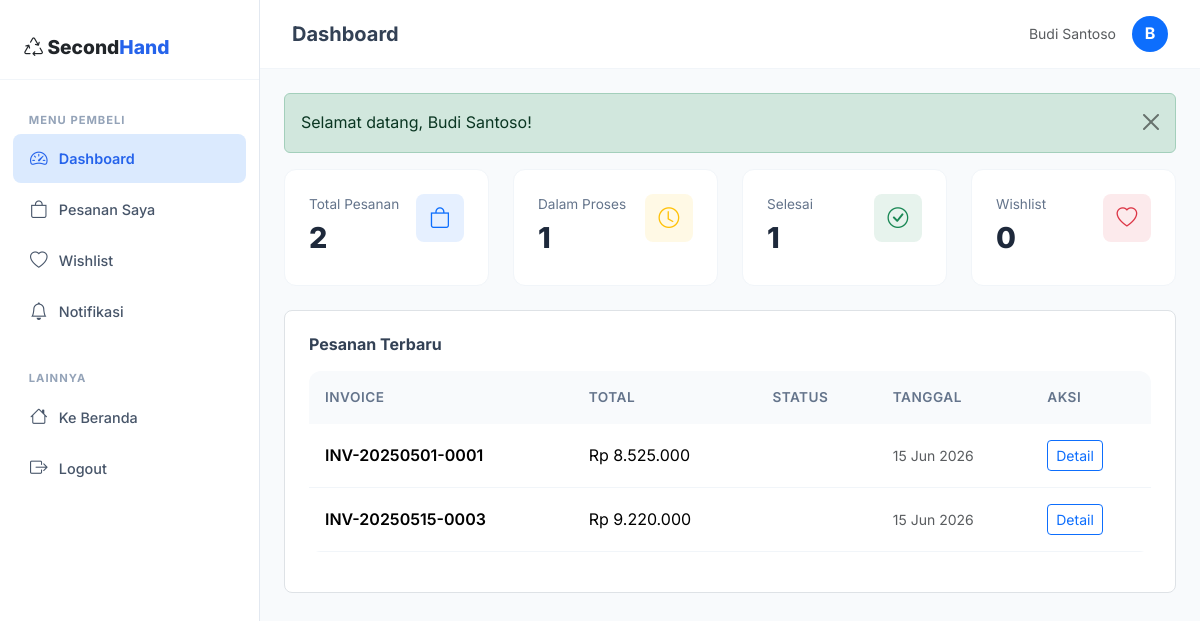
Page /index.php?page=buyer_dashboard (signed in) on the committed database.
### tables this page shows
CREATE TABLE `orders` (
  `id` INT(11) NOT NULL AUTO_INCREMENT,
  `invoice_number` VARCHAR(50) NOT NULL UNIQUE,
  `buyer_id` INT(11) NOT NULL,
  `total_amount` DECIMAL(15,2) NOT NULL,
  `shipping_cost` DECIMAL(15,2) NOT NULL DEFAULT 0,
  `shipping_address` TEXT NOT NULL,
  `shipping_method` VARCHAR(50) DEFAULT 'reguler',
  `status` ENUM('pending','confirmed','processing','shipped','delivered','completed','cancelled') NOT NULL DEFAULT 'pending',
  `tracking_number` VARCHAR(100) DEFAULT NULL,
  `notes` TEXT DEFAULT NULL,
  `created_at` TIMESTAMP DEFAULT CURRENT_TIMESTAMP,
  `updated_at` TIMESTAMP DEFAULT CURRENT_TIMESTAMP ON UPDATE CURRENT_TIMESTAMP,
  PRIMARY KEY (`id`),
  KEY `fk_order_buyer` (`buyer_id`),
  CONSTRAINT `fk_order_buyer` FOREIGN KEY (`buyer_id`) REFERENCES `users`(`id`) ON DELETE CASCADE
);

### src/config/helpers.php (called while the page is built, shortened)
<?php
function e($string) {
    return htmlspecialchars($string ?? '', ENT_QUOTES, 'UTF-8');
}
function formatRupiah($amount) {
    return 'Rp ' . number_format($amount, 0, ',', '.');
}

### src/views/buyer/dashboard.php (the view, shortened to what this page needs)
<?php
$db = getDB();
$userId = $_SESSION['user_id'];
$totalOrders = $db->prepare("SELECT COUNT(*) FROM orders WHERE buyer_id = ?"); $totalOrders->execute([$userId]); $totalOrders = $totalOrders->fetchColumn();
$pendingOrders = $db->prepare("SELECT COUNT(*) FROM orders WHERE buyer_id = ? AND status IN ('pending','confirmed','processing')"); $pendingOrders->execute([$userId]); $pendingOrders = $pendingOrders->fetchColumn();
$completedOrders = $db->prepare("SELECT COUNT(*) FROM orders WHERE buyer_id = ? AND status = 'completed'"); $completedOrders->execute([$userId]); $completedOrders = $completedOrders->fetchColumn();
$wishlistCount = $db->prepare("SELECT COUNT(*) FROM wishlist WHERE user_id = ?"); $wishlistCount->execute([$userId]); $wishlistCount = $wishlistCount->fetchColumn();
$recentOrders = $db->prepare("SELECT * FROM orders WHERE buyer_id = ? ORDER BY created_at DESC LIMIT 5"); $recentOrders->execute([$userId]); $recentOrders = $recentOrders->fetchAll();
?>
<div class="row g-4 mb-4">
    <div class="col-md-3 col-6">
        <div class="stat-card">
            <div class="d-flex justify-content-between align-items-start">
                <div><div class="stat-label">Total Pesanan</div><div class="stat-value"><?= $totalOrders ?></div></div>
                <div class="stat-icon bg-primary bg-opacity-10 text-primary"><i class="bi bi-bag"></i></div>
            </div>
        </div>
    </div>
    <div class="col-md-3 col-6">
        <div class="stat-card">
            <div class="d-flex justify-content-between align-items-start">
                <div><div class="stat-label">Dalam Proses</div><div class="stat-value"><?= $pendingOrders ?></div></div>
                <div class="stat-icon bg-warning bg-opacity-10 text-warning"><i class="bi bi-clock"></i></div>
            </div>
        </div>
    </div>
    <div class="col-md-3 col-6">
        <div class="stat-card">
            <div class="d-flex justify-content-between align-items-start">
                <div><div class="stat-label">Selesai</div><div class="stat-value"><?= $completedOrders ?></div></div>
                <div class="stat-icon bg-success bg-opacity-10 text-success"><i class="bi bi-check-circle"></i></div>
            </div>
        </div>
    </div>
    <div class="col-md-3 col-6">
        <div class="stat-card">
            <div class="d-flex justify-content-between align-items-start">
                <div><div class="stat-label">Wishlist</div><div class="stat-value"><?= $wishlistCount ?></div></div>
                <div class="stat-icon bg-danger bg-opacity-10 text-danger"><i class="bi bi-heart"></i></div>
            </div>
        </div>
    </div>
</div>
<div class="bg-white rounded-3 border p-4">
    <h6 class="fw-bold mb-3">Pesanan Terbaru</h6>
    <?php if (empty($recentOrders)): ?>
    <p class="text-muted text-center py-3">Belum ada pesanan.</p>
    <?php else: ?>
    <div class="table-responsive">
        <table class="table table-custom">
            <thead><tr><th>Invoice</th><th>Total</th><th>Status</th><th>Tanggal</th><th>Aksi</th></tr></thead>
            <tbody>
            <?php foreach ($recentOrders as $o): ?>
            <tr>
                <td class="fw-semibold"><?= e($o['invoice_number']) ?></td>
                <td><?= formatRupiah($o['total_amount'] + $o['shipping_cost']) ?></td>
                <td><?= orderStatusLabel($o['status']) ?></td>
                <td class="small text-muted"><?= date('d M Y', strtotime($o['created_at'])) ?></td>
                <td><a href="<?= BASE_URL ?>/index.php?page=order_tracking&order_id=<?= $o['id'] ?>" class="btn btn-sm btn-outline-primary">Detail</a></td>
            </tr>
            <?php endforeach; ?>
            </tbody>
        </table>
    </div>
    <?php endif; ?>
</div>

### src/assets/css/style.css (style rules this page uses)
:root { --primary: #2563eb; --primary-dark: #1d4ed8; --primary-light: #dbeafe; --secondary: #1e293b; --accent: #0ea5e9; --success: #10b981; --warning: #f59e0b; --danger: #ef4444; --dark: #0f172a; --gray-900: #1e293b; --gray-800: #334155; --gray-700: #475569; --gray-600: #64748b; --gray-500: #94a3b8; --gray-400: #cbd5e1; --gray-300: #e2e8f0; --gray-200: #f1f5f9; --gray-100: #f8fafc; --white: #ffffff; --shadow-sm: 0 1px 2px rgba(0, 0, 0, 0.05); --shadow: 0 1px 3px rgba(0, 0, 0, 0.1), 0 1px 2px rgba(0, 0, 0, 0.06); --shadow-md: 0 4px 6px -1px rgba(0, 0, 0, 0.1), 0 2px 4px -1px rgba(0, 0, 0, 0.06); --shadow-lg: 0 10px 15px -3px rgba(0, 0, 0, 0.1), 0 4px 6px -2px rgba(0, 0, 0, 0.05); --shadow-xl: 0 20px 25px -5px rgba(0, 0, 0, 0.1), 0 10px 10px -5px rgba(0, 0, 0, 0.04); --radius: 12px; --radius-sm: 8px; --radius-lg: 16px; --transition: all 0.3s cubic-bezier(0.4, 0, 0.2, 1); }
*, *::before, *::after { box-sizing: border-box; }
body { font-family: 'Inter', sans-serif; background-color: var(--gray-100); color: var(--gray-800); line-height: 1.6; -webkit-font-smoothing: antialiased; }
a { text-decoration: none; color: var(--primary); transition: var(--transition); }
.stat-card { background: var(--white); border-radius: var(--radius); padding: 1.5rem; border: 1px solid var(--gray-200); transition: var(--transition); }
.stat-card .stat-icon { width: 48px; height: 48px; border-radius: var(--radius-sm); display: flex; align-items: center; justify-content: center; font-size: 1.3rem; }
.stat-card .stat-value { font-size: 1.8rem; font-weight: 800; color: var(--gray-900); }
.stat-card .stat-label { font-size: 0.85rem; color: var(--gray-600); }
.table-custom { border-radius: var(--radius); overflow: hidden; }
.table-custom thead th { background: var(--gray-100); font-weight: 600; font-size: 0.85rem; text-transform: uppercase; letter-spacing: 0.5px; color: var(--gray-600); border: none; padding: 1rem; }
.table-custom tbody td { padding: 1rem; vertical-align: middle; border-color: var(--gray-200); }

### rows in the picture
orders: invoice_number "INV-20250501-0001", formatRupiah($o['total_amount'] + $o['shipping_cost']) "Rp 8.525.000", created_at "15 Jun 2026"
orders: invoice_number "INV-20250515-0003", formatRupiah($o['total_amount'] + $o['shipping_cost']) "Rp 9.220.000", created_at "15 Jun 2026"

### other values in the picture
$dashboardTitle "Dashboard"
$_SESSION['name'] "Budi Santoso"
substr($_SESSION['name'] ?? 'U', 0, 1) "B"
$flash['message'] "Selamat datang, Budi Santoso!"
$totalOrders "2"
$pendingOrders "1"
$completedOrders "1"
$wishlistCount "0"
